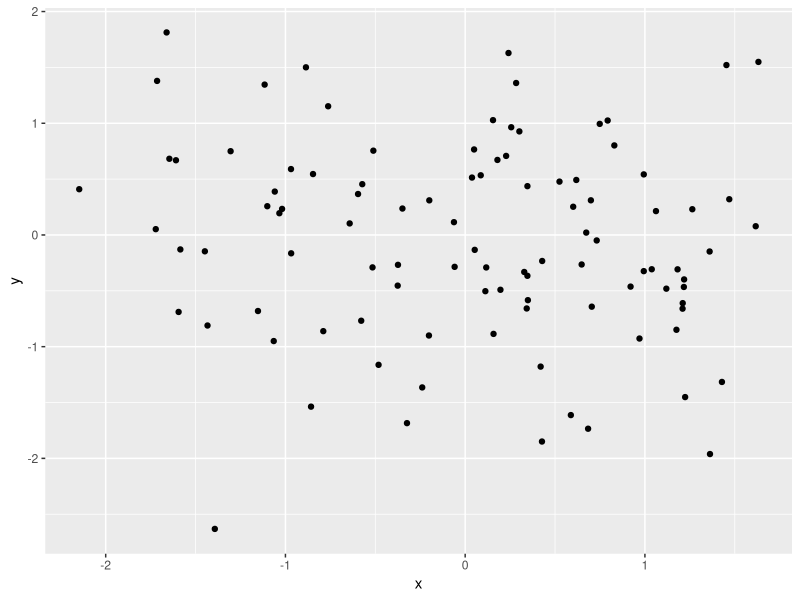

This chart was generated by the following R code:
library(tidyverse)

tibble(x = rnorm(100), y = rnorm(100)) %>%
    ggplot() +
    geom_point(aes(x=x, y=y))
                           
